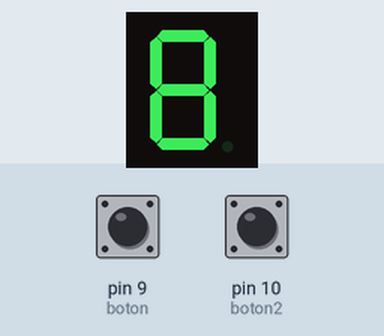
Recording of a sketch running on a simulated Arduino Uno, built with avr-gcc and run on an emulated ATmega328P. Shown: 1-digit seven-segment display. Wiring (inferred from the names in the program): 1-digit 7-segment display, segments lit when LOW: segments pin 2, pin 3, pin 4, pin 5, pin 6, pin 7, pin 8. Inputs (shaded band) come from the test bench; at power-on: pin 9 (boton) LOW, pin 10 (boton2) LOW. The segment pins are drawn as the display they are named for.

Above: at 1.2 s.
1.3 s: pin 9 (boton) pulled HIGH for 0.15 s
At 2.4 s:
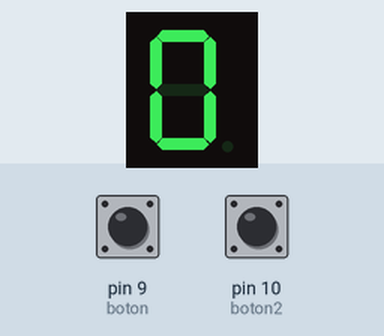
2.9 s: pin 10 (boton2) pulled HIGH for 0.15 s
At 3.7 s:
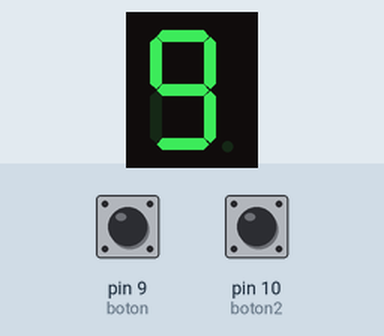
4.5 s: pin 10 (boton2) pulled HIGH for 1 s
At 4.9 s:
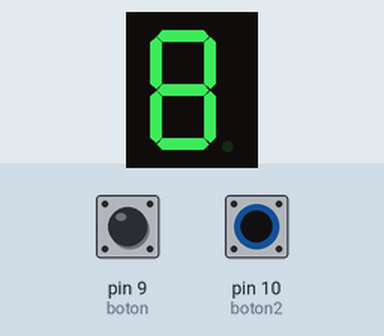
7.0 s: pin 10 (boton2) pulled HIGH for 0.15 s
At 8.1 s:
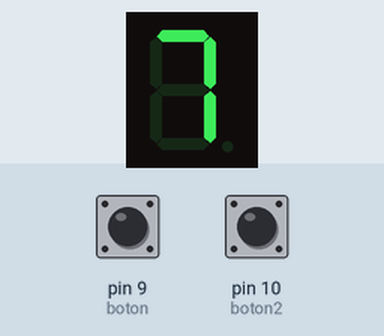
8.6 s: pin 10 (boton2) pulled HIGH for 3.2 s
At 9.3 s:
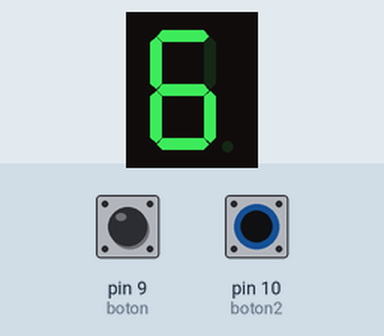
13.3 s: pin 10 (boton2) pulled HIGH for 0.15 s
At 14.2 s:
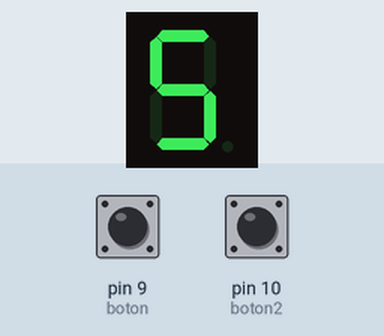
Timing chart, 0 to 15.9 s (numbered marks = the images above; inputs shaded):
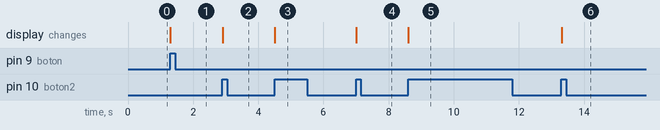

The sketch:

Botones_DisplayNumeros_Catodo.ino
```cpp
byte ledA = 2; /// rojo
byte ledB = 3; /// verde
byte ledC = 4; /// azul
byte ledD = 5;
byte ledE = 6;
byte ledF = 7;
byte ledG = 8;
byte boton = 9;
byte boton2 = 10;
byte var = 0;
byte varprev = 0;
int con = -1;
byte var2 = 0;
byte var2prev = 0;

void setup() {
  // put your setup code here, to run once:
  pinMode(ledA, OUTPUT);
  pinMode(ledB, OUTPUT);
  pinMode(ledC, OUTPUT);
  pinMode(ledD, OUTPUT);
  pinMode(ledE, OUTPUT);
  pinMode(ledF, OUTPUT);
  pinMode(ledG, OUTPUT);
  pinMode(boton, INPUT);
  pinMode(boton2, INPUT);
  Serial.begin(9600);
}

void cero(){
  digitalWrite(ledA, HIGH);
  digitalWrite(ledB, HIGH);
  digitalWrite(ledC, HIGH);
  digitalWrite(ledD, HIGH);
  digitalWrite(ledE, HIGH);
  digitalWrite(ledF, HIGH);
  digitalWrite(ledG, HIGH);

  digitalWrite(ledA, LOW);
  digitalWrite(ledB, LOW);
  digitalWrite(ledC, LOW);
  digitalWrite(ledD, LOW);
  digitalWrite(ledE, LOW);
  digitalWrite(ledF, LOW);
  digitalWrite(ledG, HIGH);
}

void uno(){
  digitalWrite(ledA, HIGH);
  digitalWrite(ledB, LOW);
  digitalWrite(ledC, LOW);
  digitalWrite(ledD, HIGH);
  digitalWrite(ledE, HIGH);
  digitalWrite(ledF, HIGH);
  digitalWrite(ledG, HIGH);
}

void dos(){
  digitalWrite(ledA, LOW);
  digitalWrite(ledB, LOW);
  digitalWrite(ledC, HIGH);
  digitalWrite(ledD, LOW);
  digitalWrite(ledE, LOW);
  digitalWrite(ledF, HIGH);
  digitalWrite(ledG, LOW);
}

void tres(){
  digitalWrite(ledA, LOW);
  digitalWrite(ledB, LOW);
  digitalWrite(ledC, LOW);
  digitalWrite(ledD, LOW);
  digitalWrite(ledE, HIGH);
  digitalWrite(ledF, HIGH);
  digitalWrite(ledG, LOW);
}

void cuatro(){
  digitalWrite(ledA, HIGH);
  digitalWrite(ledB, LOW);
  digitalWrite(ledC, LOW);
  digitalWrite(ledD, HIGH);
  digitalWrite(ledE, HIGH);
  digitalWrite(ledF, LOW);
  digitalWrite(ledG, LOW);
}

void cinco(){
  digitalWrite(ledA, LOW);
  digitalWrite(ledB, HIGH);
  digitalWrite(ledC, LOW);
  digitalWrite(ledD, LOW);
  digitalWrite(ledE, HIGH);
  digitalWrite(ledF, LOW);
  digitalWrite(ledG, LOW);
}

void seis(){
  digitalWrite(ledA, LOW);
  digitalWrite(ledB, HIGH);
  digitalWrite(ledC, LOW);
  digitalWrite(ledD, LOW);
  digitalWrite(ledE, LOW);
  digitalWrite(ledF, LOW);
  digitalWrite(ledG, LOW);
}

void siete(){
  digitalWrite(ledA, LOW);
  digitalWrite(ledB, LOW);
  digitalWrite(ledC, LOW);
  digitalWrite(ledD, HIGH);
  digitalWrite(ledE, HIGH);
  digitalWrite(ledF, HIGH);
  digitalWrite(ledG, HIGH);
}

void ocho(){
  digitalWrite(ledA, LOW);
  digitalWrite(ledB, LOW);
  digitalWrite(ledC, LOW);
  digitalWrite(ledD, LOW);
  digitalWrite(ledE, LOW);
  digitalWrite(ledF, LOW);
  digitalWrite(ledG, LOW);
}

void nueve(){
  digitalWrite(ledA, LOW);
  digitalWrite(ledB, LOW);
  digitalWrite(ledC, LOW);
  digitalWrite(ledD, LOW);
  digitalWrite(ledE, HIGH); ///
  digitalWrite(ledF, LOW);
  digitalWrite(ledG, LOW);
}

void loop() {
  // put your main code here, to run repeatedly:

  var = digitalRead(boton);
  if(var == 1 && varprev == 0){
    con++;
    if(con >= 10)
      con = 0;
    varprev = var;
  }else{
    varprev = var;
  }

  var2 = digitalRead(boton2);
  if(var2 == 1 && var2prev == 0){
    con = con - 1;
    if(con <= -1)
      con = 9;
    var2prev = var2;
  }else{
    var2prev = var2;
  }

  if(con == 0){
      cero();
  }
  if(con == 1){
      uno();
  }
  if(con == 2){
    dos();
  }
  if(con == 3){
    tres();
  }
  if(con == 4){
    cuatro();
  }
  if(con == 5){
    cinco();
  }
  if(con == 6){
    seis();
  }
  if(con == 7){
    siete();
  }
  if(con == 8){
    ocho();
  }
  if(con == 9){
    nueve();
  }

  delay(100);
}
```

Measured:
- after the input at 1.3 s, the display: changes at once (image 1)
- after the input at 2.9 s, the display: changes at once (image 2)
- after the input at 4.5 s, the display: changes at once (image 3)
- after the input at 7.0 s, the display: changes at once (image 4)
- after the input at 8.6 s, the display: changes at once (image 5)
- after the input at 13.3 s, the display: changes at once (image 6)
